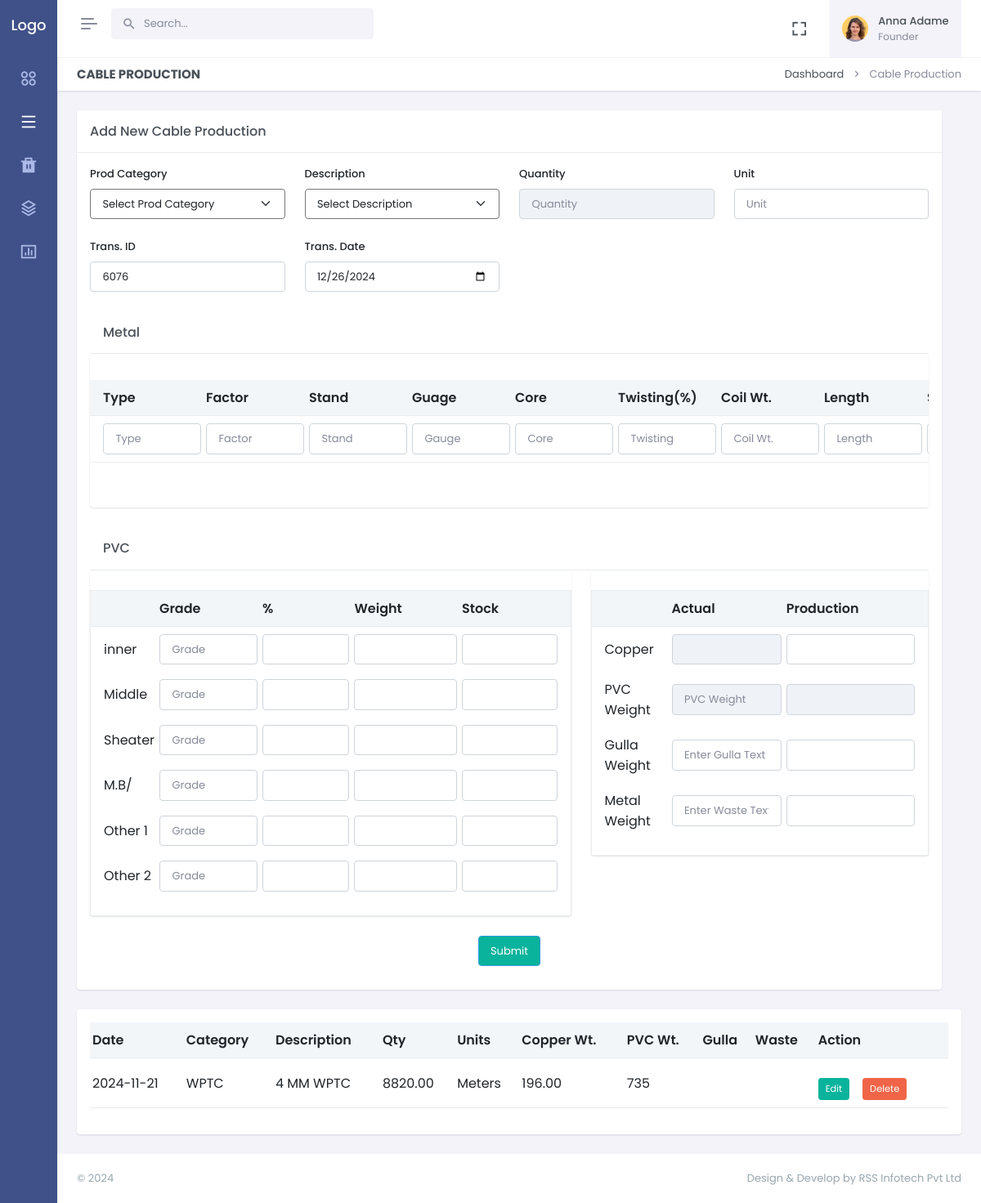
The app's page /cableProduction.php (signed in) with its own data.
### tables this page shows
CREATE TABLE `cableProduction` (
  `id` int(11) NOT NULL,
  `productCat` char(255) DEFAULT NULL,
  `description` char(255) DEFAULT NULL,
  `quantity` char(255) DEFAULT NULL,
  `unit` char(255) DEFAULT NULL,
  `tranId` char(255) DEFAULT NULL,
  `date` char(255) DEFAULT NULL,
  `type` char(255) DEFAULT NULL,
  `factor` float DEFAULT NULL,
  `strand` float DEFAULT NULL,
  `guage` float DEFAULT NULL,
  `core` float DEFAULT NULL,
  `twisting` float DEFAULT NULL,
  `coilWt` float DEFAULT NULL,
  `length` float DEFAULT NULL,
  `grade1` char(255) DEFAULT NULL,
  `grade2` char(255) DEFAULT NULL,
  `grade3` char(255) DEFAULT NULL,
  `grade4` char(255) DEFAULT NULL,
  `grade5` char(255) DEFAULT NULL,
  `grade6` char(255) DEFAULT NULL,
  `percentage1` float DEFAULT NULL,
  `percentage2` float DEFAULT NULL,
  `percentage3` float DEFAULT NULL,
  `percentage4` float DEFAULT NULL,
  `percentage5` float DEFAULT NULL,
  `percentage6` float DEFAULT NULL,
  `weight1` float DEFAULT NULL,
  `weight2` float DEFAULT NULL,
  `weight3` float DEFAULT NULL,
  `weight4` float DEFAULT NULL,
  `weight5` float DEFAULT NULL,
  `weight6` float DEFAULT NULL,
  `stock1` float DEFAULT NULL,
  `stock2` float DEFAULT NULL,
  `stock3` float DEFAULT NULL,
  `stock4` float DEFAULT NULL,
  `stock5` float DEFAULT NULL,
  `stock6` float DEFAULT NULL,
  `copper` char(255) DEFAULT NULL,
  `copper1` char(255) DEFAULT NULL,
  `PVCWeight1` float DEFAULT NULL,
  `PVCWeight2` float DEFAULT NULL,
  `gullaText` char(255) DEFAULT NULL,
  `wasteText` char(255) DEFAULT NULL,
  `gullaAmount` char(255) DEFAULT NULL,
  `wasteAmount` char(255) DEFAULT NULL
);

### cableProduction.php (the view, shortened to what the rows shown need)
<?php
include_once('config.php');
?>
<?php
$productionSql = "SELECT * FROM `cableProduction`";
$productionResult = $conn->query($productionSql);
?>
<div id="layout-wrapper">
    <?php include_once('include/header.php'); ?>
    <?php include_once('include/left-side-menu.php'); ?>
    <div class="main-content">
        <div class="page-content">
            <div class="container-fluid">
                <div class="row">
                    <div class="row" id="addNewPurchase">
                        <div class="col-xxl-12">
                            <div class="card">
                                <div class="card-body">
                                    <div class="live-preview">
                                        <form action="" method="post">
                                            <div class="row">
                                                <div class="col-lg-12">
                                                    <div class="card">
                                                        <div class="card-body">
                                                            <div id="customerList">
                                                                <div class="table-responsive table-card mt-3 mb-1">
                                                                    <table class="table align-middle table-nowrap" id="customerTable">
                                                                        <thead class="table-light">
                                                                            <tr>
                                                                                <th>Type</th>
                                                                                <th>Factor</th>
                                                                                <th>Stand</th>
                                                                                <th>Guage</th>
                                                                                <th>Core</th>
                                                                                <th>Twisting(%)</th>
                                                                                <th>Coil Wt.</th>
                                                                                <th>Length</th>
                                                                                <th>Stock</th>
                                                                            </tr>
                                                                        </thead>
                                                                    </table>
                                                                    <br>
                                                                </div>
                                                            </div>
                                                        </div>
                                                    </div>
                                                </div>
                                            </div>
                                            <div class="row">
                                                <div class="col-lg-7">
                                                    <div class="card">
                                                        <div class="card-body border mt-4">
                                                            <div id="customerList">
                                                                <div class="table-responsive table-card  mb-1">
                                                                    <table class="table align-middle table-nowrap mb-0" id="customerTable">
                                                                        <thead class="table-light">
                                                                            <tr>
                                                                                <th></th>
                                                                                <th>Grade</th>
                                                                                <th>%</th>
                                                                                <th>Weight</th>
                                                                                <th>Stock</th>
                                                                            </tr>
                                                                        </thead>
                                                                    </table>
                                                                </div>
                                                            </div>
                                                        </div>
                                                    </div>
                                                </div>
                                                <div class="col-lg-5">
                                                    <div class="card">
                                                        <div class="card-body border mt-4">
                                                            <div id="customerList">
                                                                <div class="table-responsive table-card  mb-1">
                                                                    <table class="table align-middle table-nowrap mb-0" id="customerTable">
                                                                        <thead class="table-light">
                                                                            <tr>
                                                                                <th></th>
                                                                                <th>Actual</th>
                                                                                <th>Production</th>
                                                                            </tr>
                                                                        </thead>
                                                                    </table>
                                                                </div>
                                                            </div>
                                                        </div>
                                                    </div>
                                                </div>
                                            </div>
                                        </form>
                                    </div>
                                </div>
                            </div>
                        </div>
                    </div>
                    <div class="col-lg-12">
                        <div class="card">
                            <div class="card-body">
                                <div id="customerList">
                                    <div class="table-responsive">
                                        <table class="table align-middle table-nowrap" id="example">
                                            <thead class="table-light">
                                                <tr>
                                                    <th>Date</th>
                                                    <th>Category</th>
                                                    <th>Description</th>
                                                    <th>Qty</th>
                                                    <th>Units</th>
                                                    <th>Copper Wt.</th>
                                                    <th>PVC Wt.</th>
                                                    <th>Gulla</th>
                                                    <th>Waste</th>
                                                    <th>Action</th>
                                                </tr>
                                            </thead>
                                            <tbody class="list form-check-all">
                                                <?php
                                                while ($productionRow = $productionResult->fetch(PDO::FETCH_ASSOC)) {
                                                    @extract($productionRow);
                                                ?>
                                                    <tr>
                                                        <td><?= $date ?></td>
                                                        <td><?= $productCat ?></td>
                                                        <td><?= $description ?></td>
                                                        <td><?= $quantity ?></td>
                                                        <td><?= $unit ?></td>
                                                        <td><?= $copper1 ?></td>
                                                        <td><?= $PVCWeight2 ?></td>
                                                        <td><?= $gullaAmount ?></td>
                                                        <td><?= $wasteAmount ?></td>
                                                        <td>
                                                            <div class="d-flex gap-2">
                                                                <div class="edit">
																    <a href="editcableProduction.php?cableProductionId=<?= $id ?>" class="btn btn-sm btn-success edit-item-btn" name="edit_category_item">Edit</a>
															    </div>
                                                                <div class="mx-2">
                                                                    <a href="?delCalbleProduction=<?= $id ?>" onclick="return confirm('Are you sure you want to delete?')" class="btn btn-sm btn-danger remove-item-btn" name="purchase_delete">Delete</a>
                                                                </div>
                                                            </div>
                                                        </td>
                                                    </tr>
                                                <?php } ?>
                                            </tbody>
                                        </table>
                                    </div>
                                </div>
                            </div>
                        </div>
                    </div>
                </div>
            </div>
        </div>
    </div>
    <?php include_once('include/footer.php'); ?>

### records on screen
cableproduction: date "2024-11-21", productCat "WPTC", description "4 MM WPTC", quantity "8820.00", unit "Meters", copper1 "196.00", PVCWeight2 "735"
